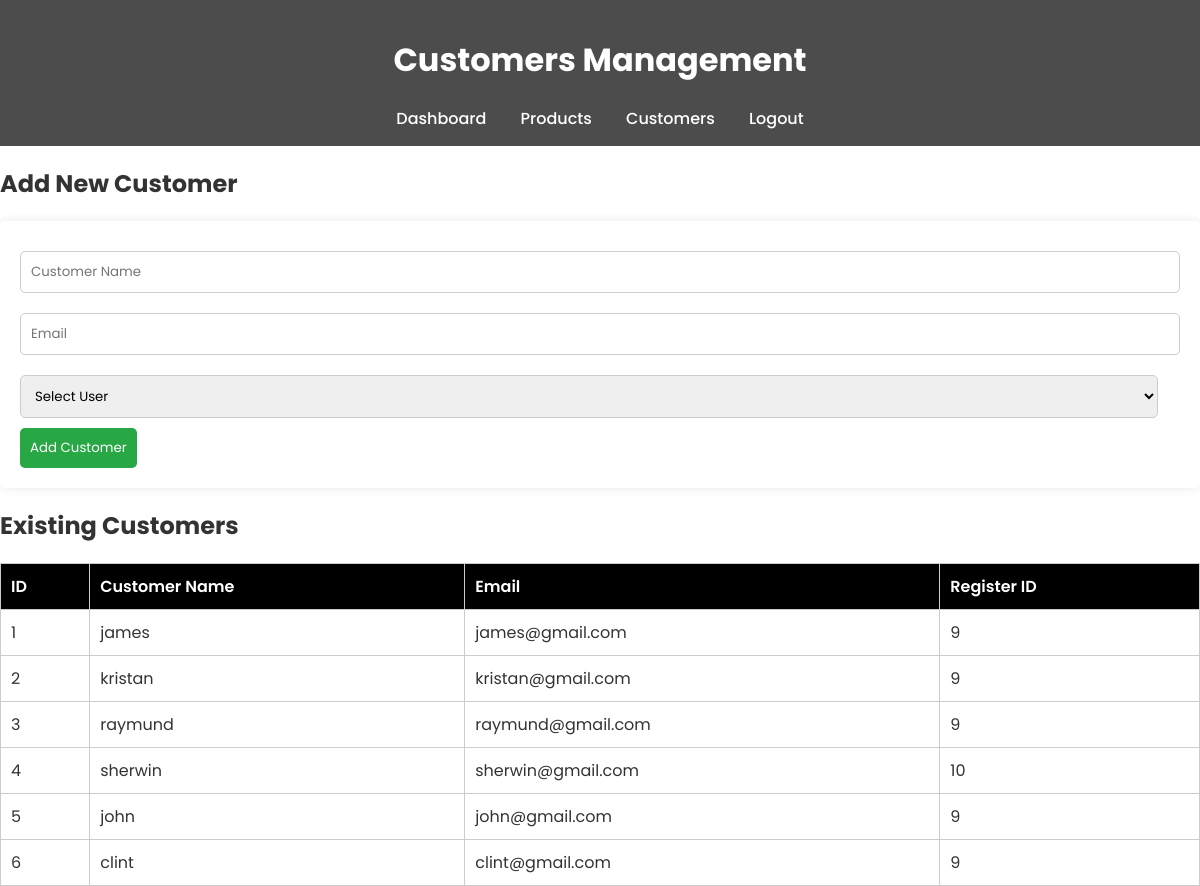
The app's page /customers.php (signed in) with its own data.
### tables this page shows
CREATE TABLE `customers` (
  `customer_id` int(11) NOT NULL,
  `customer_name` varchar(100) NOT NULL,
  `email` varchar(100) NOT NULL,
  `created_at` timestamp NOT NULL DEFAULT current_timestamp(),
  `register_id` int(10) NOT NULL
);

### customers.php (the view, shortened to what this page needs)
<?php
include('db_connection.php');
$query = "SELECT * FROM customers";
$result = mysqli_query($conn, $query);
?>
<!DOCTYPE html>
<html>
<head>
</head>
<body>
    <header>
        <h1>Customers Management</h1>
        <nav>
            <a href="dashboard.php">Dashboard</a>
            <a href="products.php">Products</a>
            <a href="customers.php">Customers</a>
            <a class="logout" href="logout.php">Logout</a>
        </nav>
    </header>
    <main>
        <h2>Add New Customer</h2>
        <form method="POST" action="">
            <input type="text" name="customer_name" placeholder="Customer Name" >
            <input type="email" name="email" placeholder="Email" >
            <select name="register_id" required>
                <option value="">Select User</option>
            </select>
            <button type="submit">Add Customer</button>
        </form>
        <h2>Existing Customers</h2>
        <table>
            <tr>
                <th>ID</th>
                <th>Customer Name</th>
                <th>Email</th>
                <th>Register ID</th>
            </tr>
            <?php while ($row = mysqli_fetch_assoc($result)): ?>
            <tr>
                <td><?php echo htmlspecialchars($row['customer_id']); ?></td>
                <td><?php echo htmlspecialchars($row['customer_name']); ?></td>
                <td><?php echo htmlspecialchars($row['email']); ?></td>
                <td><?php echo htmlspecialchars($row['register_id']); ?></td>
            </tr>
            <?php endwhile; ?>
        </table>
    </main>
</body>
</html>

### customers.php (style rules this page uses)
body { font-family: 'Poppins', sans-serif; background: url('https://thumbs.dreamstime.com/z/cogs-gears-industrial-business-background-background-integration-technology-banner-background-vector-illustration-vector-180795467.jpg?w=768') no-repeat center center fixed; background-size: cover; margin: 0; padding: 0; color: #333; }
header { background: rgba(0, 0, 0, 0.7); color: white; padding: 15px; text-align: center; }
nav a { color: white; text-decoration: none; margin: 0 15px; font-weight: 500; }
table { width: 100%; border-collapse: collapse; margin-top: 20px; background: rgba(255, 255, 255, 0.8); font-weight: 400; }
th, td { padding: 10px; border: 1px solid #ccc; text-align: left; }
th { background-color: black; color: white; font-weight: 600; }
form { background: rgba(255, 255, 255, 0.9); padding: 20px; border-radius: 5px; box-shadow: 0 0 10px rgba(0, 0, 0, 0.1); font-weight: 400; }
input, select { width: calc(100% - 22px); padding: 10px; margin: 10px 0; border: 1px solid #ccc; border-radius: 5px; font-family: 'Poppins', sans-serif; }
button { background: #28a745; color: white; border: none; padding: 10px; cursor: pointer; border-radius: 5px; font-family: 'Poppins', sans-serif; }

### records on screen
customers: customer_id "1", customer_name "james", email "james@gmail.com", register "9"
customers: customer_id "2", customer_name "kristan", email "kristan@gmail.com", register "9"
customers: customer_id "3", customer_name "raymund", email "raymund@gmail.com", register "9"
customers: customer_id "4", customer_name "sherwin", email "sherwin@gmail.com", register "10"
customers: customer_id "5", customer_name "john", email "john@gmail.com", register "9"
customers: customer_id "6", customer_name "clint", email "clint@gmail.com", register "9"
